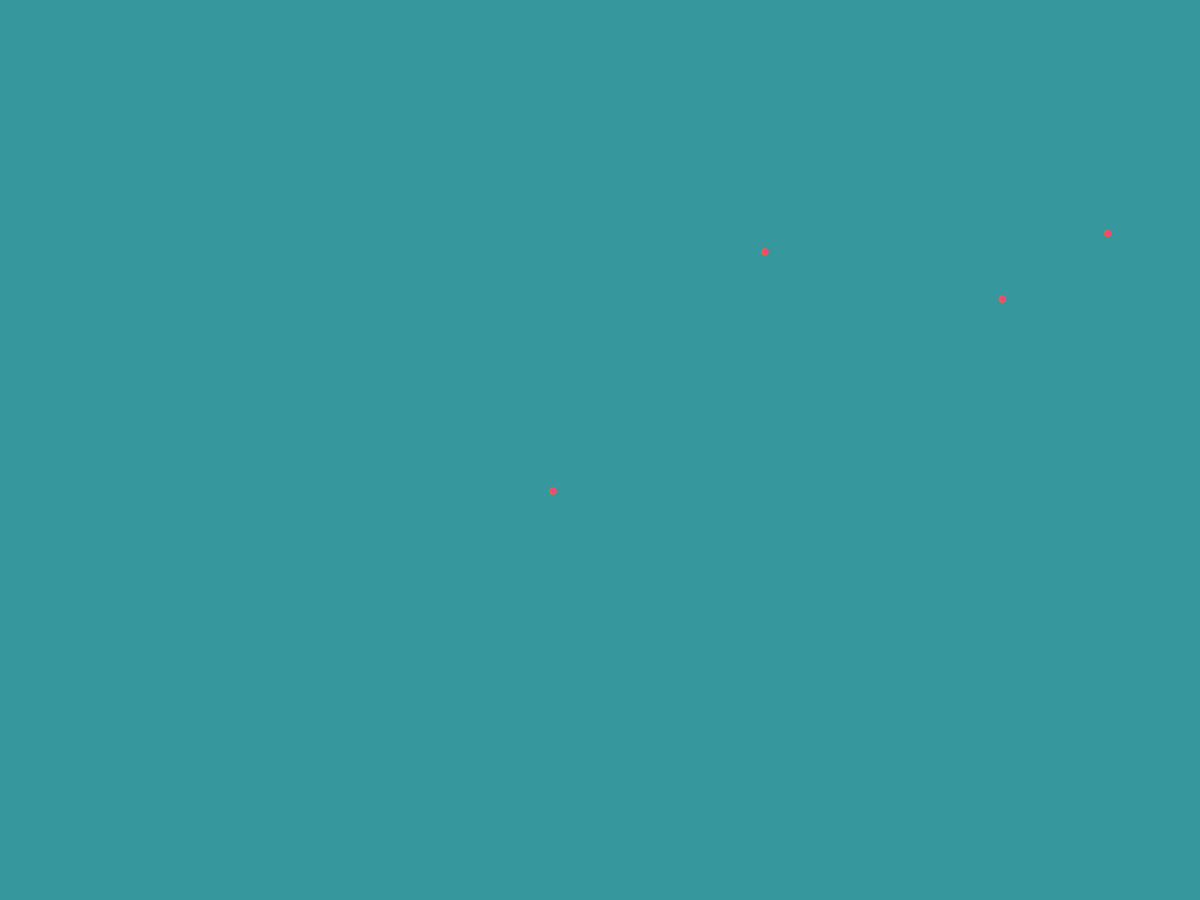
Frame 1 (no input)
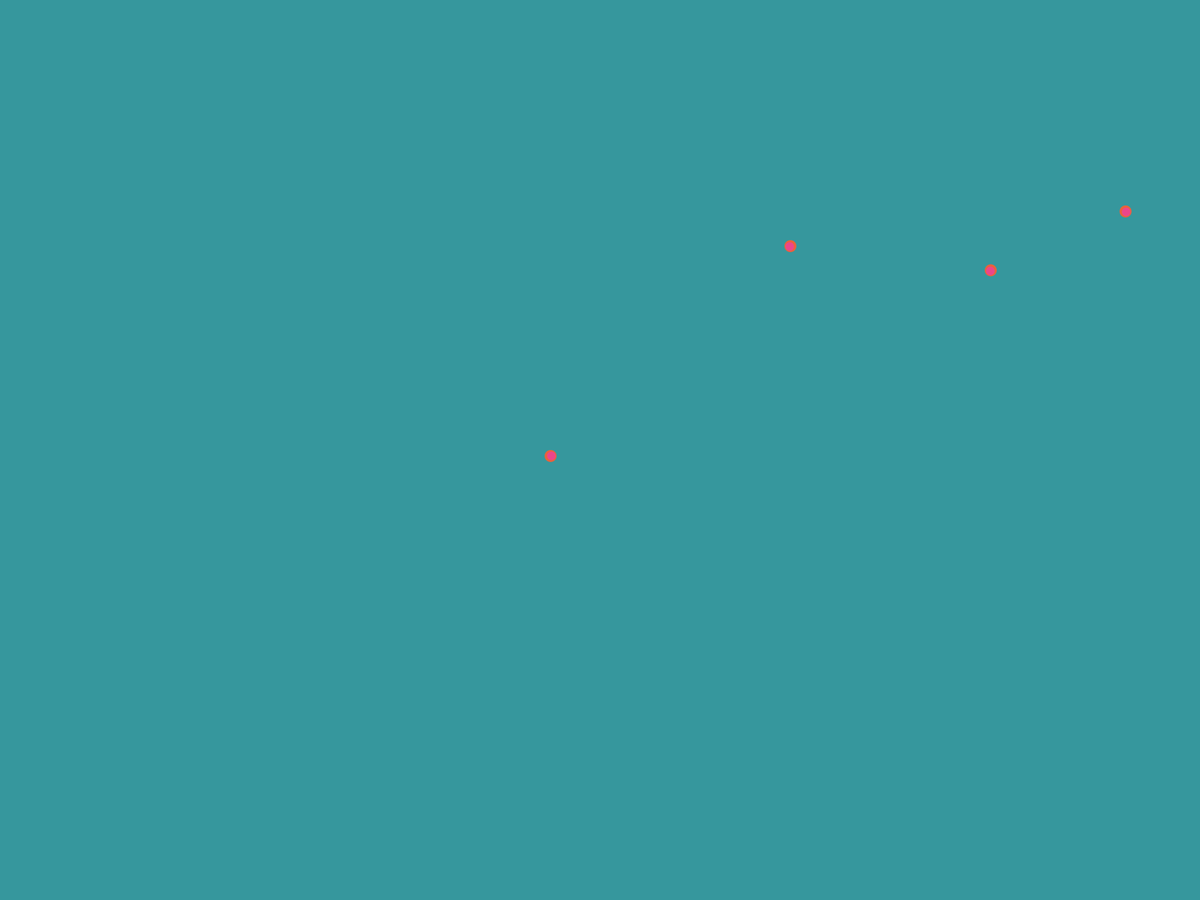
Frame 60 (the mouse pressed at the canvas centre just before this capture)
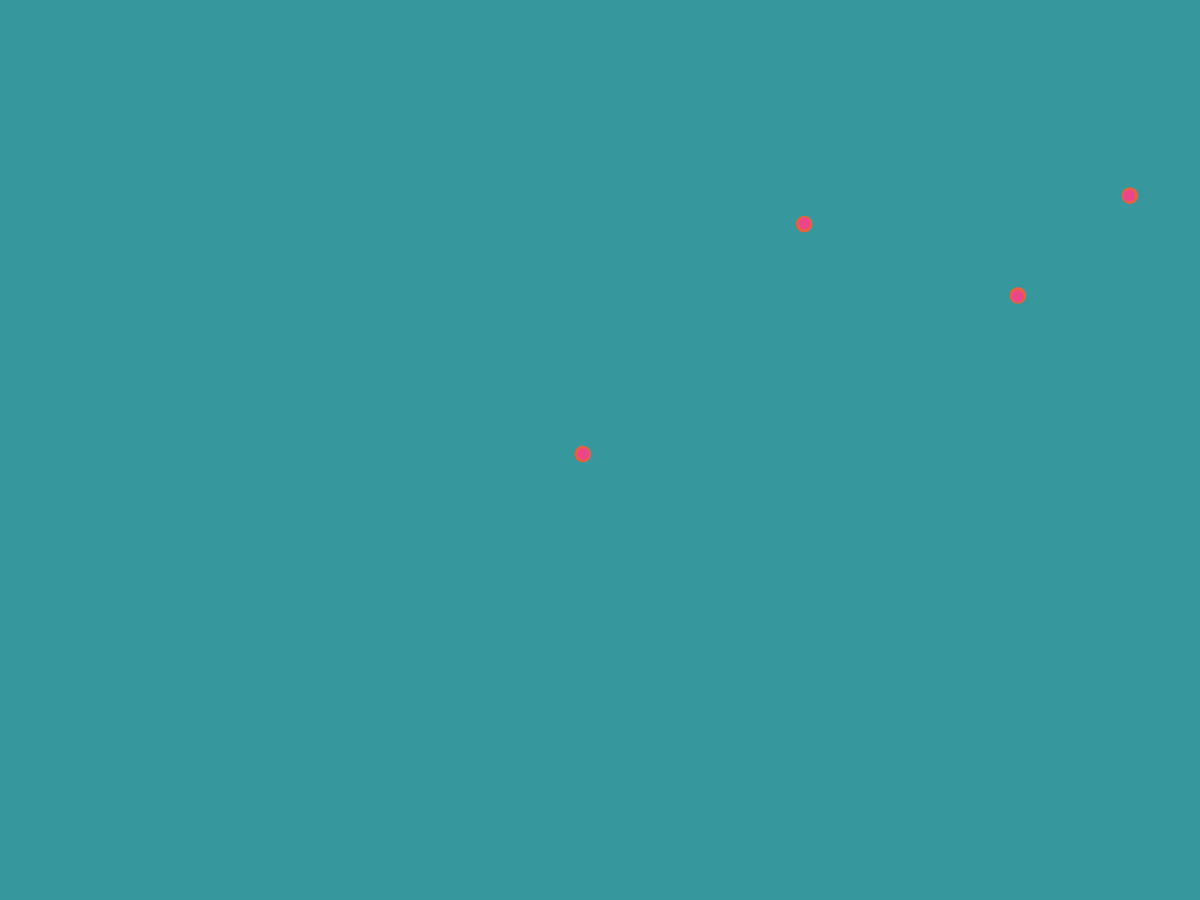
Frame 120 (the mouse held since frame 60 and released just before this capture)

The Processing sketch that drew these frames (run headless with seeded random() and noise(); from frame 60 on, the mouse is pressed at the canvas centre):

// Processing sketch: bacterias_caminantes
// ── bacterias_caminantes.pde
Bacterias c;

void setup () {
 fullScreen(); 
c = new Bacterias ();
}

void draw (){
background (#36979d);
c.activar();
}

void keyPressed () {
}

// ── bacteria.pde
class Bacteria {
  float x, y, t, dir, vel;
  boolean vida = true;

  Bacteria () {
    if (vida == true) {
      x = random (0 + 50, width - 50);
      y= random (0 + 50, height - 50);
      t = 10;
      //dir = 30;
      vel=1;
    }
  }

  void dibujarCapa1 () {
    if (vida == true) {
      t+=0.1;
      noStroke ();
      fill (#ea613b);
      ellipse (x, y, t, t);
    }
  }

  void dibujarCapa2 () {
    if (vida == true) {
      noStroke ();
      fill (#ec468a);
      ellipse (x, y, t/1.4, t/1.4);
    }
  }


  void mover () {
    if (vida == true) {
      dir += random (-30, 30);
      x = x+vel*cos(radians (dir));
      y = y+vel*sin(radians (dir));

      if (x >= width - t/2) {
        x -= 2;
      }

      if (x < 0 + t/2) {
        x += 2;
      }

      if (y > height - t/2) {
        y -= 2;
      }

      if (y < 0 + t/2) {
        y += 2;
      }
    }
  }

  void romper () {
    if (t >= 100) {
      vida = false;
    }
  }
}

// ── bacterias.pde
class Bacterias {

  Bacteria [] bichito = new Bacteria[4];
  boolean vida = true;

  Bacterias () {
    for (int i = 0; i < 4; i++ ) {
      bichito [i] = new Bacteria ();
    }
  }

  void activar () {

    for (int i = 0; i < 4; i++ ){
    bichito [i]. dibujarCapa1 ();
    bichito [i]. mover ();
    
    }
    for (int i = 0; i < 4; i++ ){
    bichito [i]. dibujarCapa2 ();
    }
  }
}
